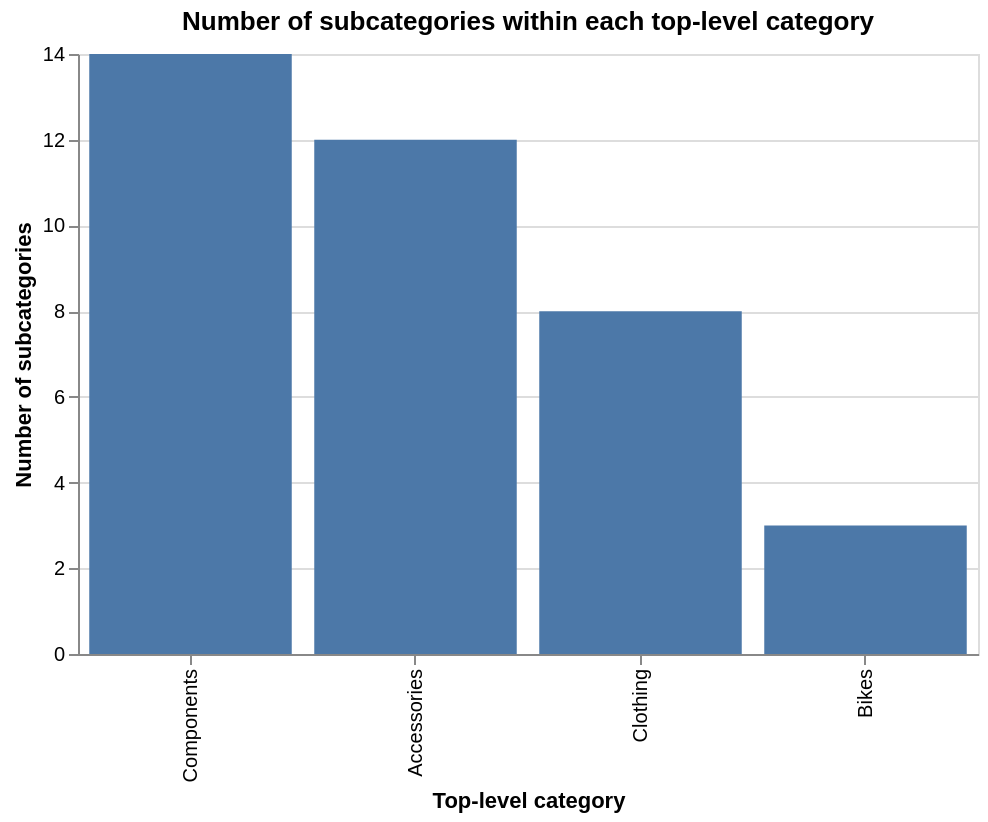

Notebook cell for this chart:
### Code cell
# Subcategories per top-level category
chart = alt.Chart(sub_named).mark_bar(color='#4C78A8').encode(
    x=alt.X('category_name:N', sort='-y', title='Top-level category'),
    y=alt.Y('count():Q', title='Number of subcategories'),
    tooltip=['category_name','count():Q']
).properties(
    title='Number of subcategories within each top-level category',
    width=450, height=300
)
chart

### Figure 1 — Vega-Lite specification as saved in the notebook (floating-point values rounded to 4 significant figures)
{"config": {"view": {"continuousWidth": 300, "continuousHeight": 300}}, "data": {"name": "data-ed3a4a2f0aa5397d6ec47ed5b5500793"}, "mark": {"type": "bar", "color": "#4C78A8"}, "encoding": {"tooltip": [{"field": "category_name", "type": "nominal"}, {"aggregate": "count", "type": "quantitative"}], "x": {"field": "category_name", "sort": "-y", "title": "Top-level category", "type": "nominal"}, "y": {"aggregate": "count", "title": "Number of subcategories", "type": "quantitative"}}, "height": 300, "title": "Number of subcategories within each top-level category", "width": 450, "$schema": "https://vega.github.io/schema/vega-lite/v5.20.1.json", "datasets": {"data-ed3a4a2f0aa5397d6ec47ed5b5500793": [{"product_subcategory_id": "5332b46f-2ec0-453b-8237-c78051d4c7bf", "product_category_id": "6b440a50-1a1b-4d3b-988f-076c498bd092", "subcategory_name": "Mountain Bikes", "category_name": "Bikes"}, {"product_subcategory_id": "5fb7ef8d-7610-4230-ae2a-09846fd56ada", "product_category_id": "6b440a50-1a1b-4d3b-988f-076c498bd092", "subcategory_name": "Road Bikes", "category_name": "Bikes"}, {"product_subcategory_id": "be3c8ce6-c1ec-4835-af3b-e49e199380c5", "product_category_id": "6b440a50-1a1b-4d3b-988f-076c498bd092", "subcategory_name": "Touring Bikes", "category_name": "Bikes"}, {"product_subcategory_id": "327e57d0-2de2-4b3f-8eff-cb6b8a273842", "product_category_id": "65e2841b-c7da-4c4a-9565-cd8cfd9a2f68", "subcategory_name": "Handlebars", "category_name": "Components"}, {"product_subcategory_id": "57591aab-ca01-4a76-9c74-e7a806b42ba5", "product_category_id": "65e2841b-c7da-4c4a-9565-cd8cfd9a2f68", "subcategory_name": "Bottom Brackets", "category_name": "Components"}, {"product_subcategory_id": "22a9a4d0-29b8-4bef-815d-fdc670f839f0", "product_category_id": "65e2841b-c7da-4c4a-9565-cd8cfd9a2f68", "subcategory_name": "Brakes", "category_name": "Components"}, {"product_subcategory_id": "85441e68-da04-42a1-b334-660b26666c45", "product_category_id": "65e2841b-c7da-4c4a-9565-cd8cfd9a2f68", "subcategory_name": "Chains", "category_name": "Components"}, {"product_subcategory_id": "8a2afb4f-58f5-4238-81ee-cea17d307893", "product_category_id": "65e2841b-c7da-4c4a-9565-cd8cfd9a2f68", "subcategory_name": "Cranksets", "category_name": "Components"}, {"product_subcategory_id": "7ae37628-4eba-48d6-8e24-a09e80006956", "product_category_id": "65e2841b-c7da-4c4a-9565-cd8cfd9a2f68", "subcategory_name": "Derailleurs", "category_name": "Components"}, {"product_subcategory_id": "d1d7c22b-3508-4c1c-ae1a-1002f0bddc10", "product_category_id": "65e2841b-c7da-4c4a-9565-cd8cfd9a2f68", "subcategory_name": "Forks", "category_name": "Components"}, {"product_subcategory_id": "4d07ed5f-2f13-4e36-9aa2-f00f7416a320", "product_category_id": "65e2841b-c7da-4c4a-9565-cd8cfd9a2f68", "subcategory_name": "Headsets", "category_name": "Components"}, {"product_subcategory_id": "4cbd260b-f57a-4ade-a6da-06451fdb4a10", "product_category_id": "65e2841b-c7da-4c4a-9565-cd8cfd9a2f68", "subcategory_name": "Mountain Frames", "category_name": "Components"}, {"product_subcategory_id": "94ce21f6-249d-468d-a859-a7cac5f87bb0", "product_category_id": "65e2841b-c7da-4c4a-9565-cd8cfd9a2f68", "subcategory_name": "Pedals", "category_name": "Components"}, {"product_subcategory_id": "620ba621-4c59-4a94-a9f5-f0bf14b38d42", "product_category_id": "65e2841b-c7da-4c4a-9565-cd8cfd9a2f68", "subcategory_name": "Road Frames", "category_name": "Components"}, {"product_subcategory_id": "717ba7e9-56bc-45ac-89bb-fb64c4016809", "product_category_id": "65e2841b-c7da-4c4a-9565-cd8cfd9a2f68", "subcategory_name": "Saddles", "category_name": "Components"}, {"product_subcategory_id": "744d9b82-e80b-4c79-99b5-313f7a358c40", "product_category_id": "65e2841b-c7da-4c4a-9565-cd8cfd9a2f68", "subcategory_name": "Touring Frames", "category_name": "Components"}, {"product_subcategory_id": "f9a7e077-33a4-4ef3-b979-beaf4bf163de", "product_category_id": "65e2841b-c7da-4c4a-9565-cd8cfd9a2f68", "subcategory_name": "Wheels", "category_name": "Components"}, {"product_subcategory_id": "e55492be-8655-40a9-a411-3d7bda43bf85", "product_category_id": "2664e8d8-c7ce-4a38-aae4-07e0b536bba3", "subcategory_name": "Bib-Shorts", "category_name": "Clothing"}, {"product_subcategory_id": "2cb4136a-654d-4b91-9c42-3c7592b223d3", "product_category_id": "2664e8d8-c7ce-4a38-aae4-07e0b536bba3", "subcategory_name": "Caps", "category_name": "Clothing"}, {"product_subcategory_id": "a134278c-2ff4-4711-99c7-28a97ee1299c", "product_category_id": "2664e8d8-c7ce-4a38-aae4-07e0b536bba3", "subcategory_name": "Gloves", "category_name": "Clothing"}, {"product_subcategory_id": "3efbcaad-1b67-4391-bdcd-505d47385bb2", "product_category_id": "2664e8d8-c7ce-4a38-aae4-07e0b536bba3", "subcategory_name": "Jerseys", "category_name": "Clothing"}, {"product_subcategory_id": "8a86dacf-77fd-49ba-b19a-4f8786d90b15", "product_category_id": "2664e8d8-c7ce-4a38-aae4-07e0b536bba3", "subcategory_name": "Shorts", "category_name": "Clothing"}, {"product_subcategory_id": "fbf4da89-ce81-4717-af54-501a253fb881", "product_category_id": "2664e8d8-c7ce-4a38-aae4-07e0b536bba3", "subcategory_name": "Socks", "category_name": "Clothing"}, {"product_subcategory_id": "3b4b1256-11d2-4713-860c-1e70bbc27950", "product_category_id": "2664e8d8-c7ce-4a38-aae4-07e0b536bba3", "subcategory_name": "Tights", "category_name": "Clothing"}, {"product_subcategory_id": "b5b4ee0a-77db-40b5-8539-1eb457fbe4ab", "product_category_id": "2664e8d8-c7ce-4a38-aae4-07e0b536bba3", "subcategory_name": "Vests", "category_name": "Clothing"}, {"product_subcategory_id": "8dbb2e5c-444a-4667-bb42-155bef10b7da", "product_category_id": "0a37a9c4-764e-4952-bf4f-d47b38694c4d", "subcategory_name": "Bike Racks", "category_name": "Accessories"}, {"product_subcategory_id": "d96c3d1c-0bdd-421c-adac-57886e4c5a47", "product_category_id": "0a37a9c4-764e-4952-bf4f-d47b38694c4d", "subcategory_name": "Bike Stands", "category_name": "Accessories"}, {"product_subcategory_id": "1db6b732-bddb-494c-9534-3db9a37df0e6", "product_category_id": "0a37a9c4-764e-4952-bf4f-d47b38694c4d", "subcategory_name": "Bottles and Cages", "category_name": "Accessories"}, {"product_subcategory_id": "06587d62-51ef-4312-acb1-2a2ada6e262c", "product_category_id": "0a37a9c4-764e-4952-bf4f-d47b38694c4d", "subcategory_name": "Cleaners", "category_name": "Accessories"}, {"product_subcategory_id": "8b3367a4-dbe1-43ad-b332-879582c95566", "product_category_id": "0a37a9c4-764e-4952-bf4f-d47b38694c4d", "subcategory_name": "Fenders", "category_name": "Accessories"}, {"product_subcategory_id": "dd39091e-757a-41c2-b0b4-7563133e993c", "product_category_id": "0a37a9c4-764e-4952-bf4f-d47b38694c4d", "subcategory_name": "Helmets", "category_name": "Accessories"}, {"product_subcategory_id": "fd2406ff-6629-42d0-8287-8204b851b2a2", "product_category_id": "0a37a9c4-764e-4952-bf4f-d47b38694c4d", "subcategory_name": "Hydration Packs", "category_name": "Accessories"}, {"product_subcategory_id": "1b1a5e14-fad4-4f21-b7f6-b5ca596767f0", "product_category_id": "0a37a9c4-764e-4952-bf4f-d47b38694c4d", "subcategory_name": "Lights", "category_name": "Accessories"}, {"product_subcategory_id": "5ab3da97-8ea2-4d06-ad06-d9c3ed53bcad", "product_category_id": "0a37a9c4-764e-4952-bf4f-d47b38694c4d", "subcategory_name": "Locks", "category_name": "Accessories"}, {"product_subcategory_id": "f6b39854-e673-4e79-9b05-cc7231eef6e8", "product_category_id": "0a37a9c4-764e-4952-bf4f-d47b38694c4d", "subcategory_name": "Panniers", "category_name": "Accessories"}, {"product_subcategory_id": "4b542712-fc19-4ccd-801f-72a920434d4b", "product_category_id": "0a37a9c4-764e-4952-bf4f-d47b38694c4d", "subcategory_name": "Pumps", "category_name": "Accessories"}, {"product_subcategory_id": "4f0705e2-0929-407d-aebe-7d39f2cd831c", "product_category_id": "0a37a9c4-764e-4952-bf4f-d47b38694c4d", "subcategory_name": "Tires and Tubes", "category_name": "Accessories"}]}}
